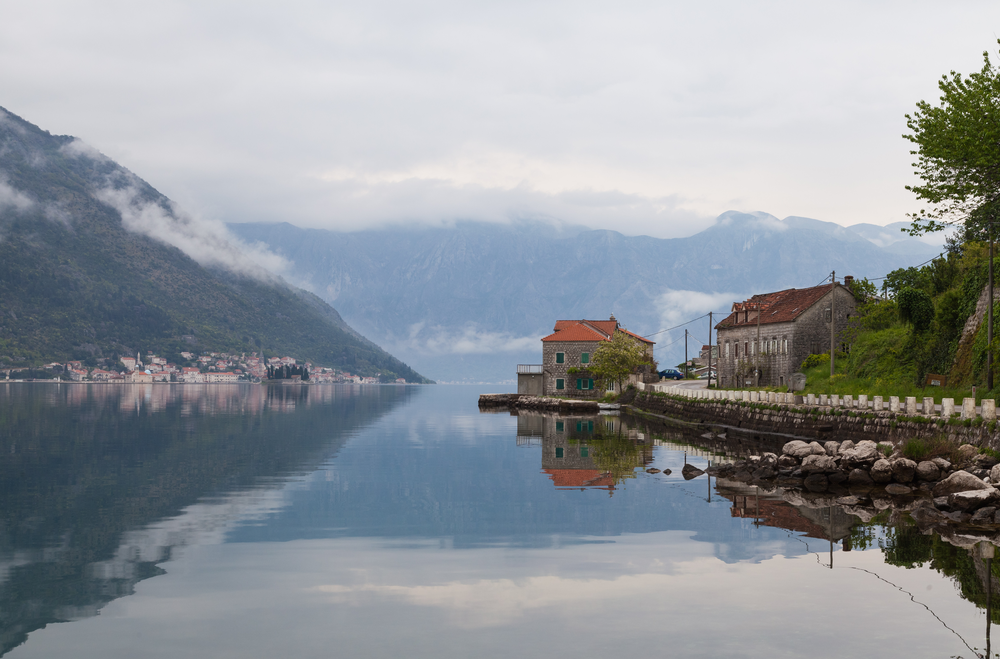
#> input picture dataset/DIV2K_train_HR/0004.png, 1000 x 659 px, shrunk from 2040 x 1344 before the run, found by its file name; its folder holds only this picture in this run
$ jupyter execute superresolution-datasetpreprocessing.ipynb   (shell and % lines are left out)
#> lines starting #> are read from the running program, lines starting #| are printed output that depends on the picture
[cell 1]
from IPython.display import clear_output
clear_output()

[cell 2]
import multiprocessing
import os
import shutil

import cv2
import numpy as np
from tqdm import tqdm

[cell 3]
def main(args) -> None:
    if os.path.exists(args["output_dir"]):
        shutil.rmtree(args["output_dir"])
    os.makedirs(args["output_dir"])

    # Get all image paths
    image_file_names = os.listdir(args["images_dir"])

    # Splitting images with multiple threads
    progress_bar = tqdm(total=len(image_file_names), unit="image", desc="Prepare split image")
    workers_pool = multiprocessing.Pool(args["num_workers"])
#     workers_pool.apply_async(worker, args=(image_file_names[0], args), callback=lambda arg: progress_bar.update(1))
    for image_file_name in image_file_names:
#         print(image_file_name)
        workers_pool.apply_async(worker, args=(image_file_name, args), callback=lambda arg: progress_bar.update(1))
#> this loop made 1 pass
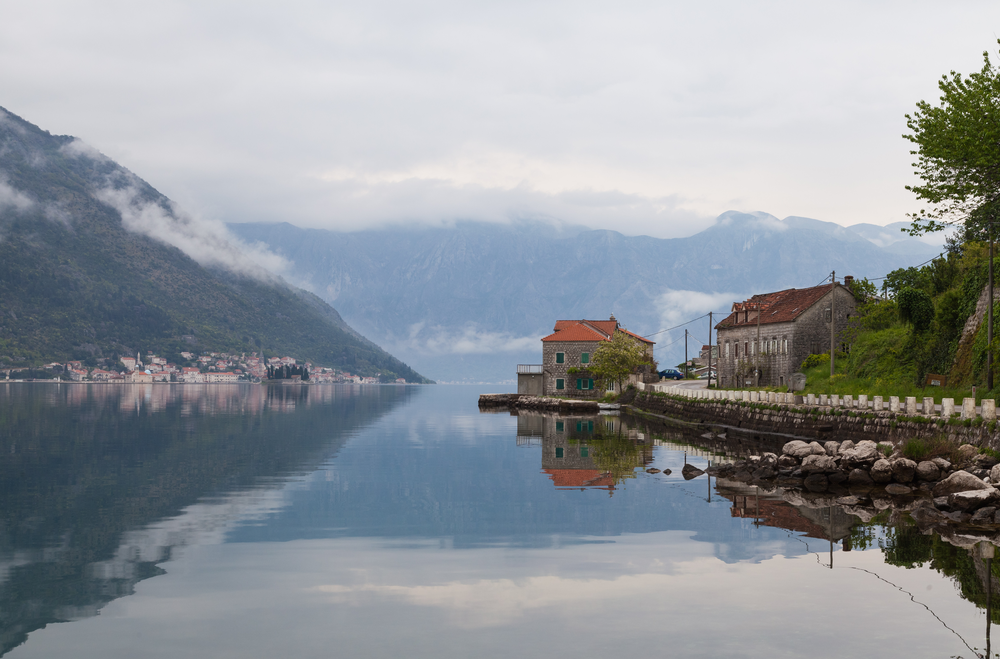
#> input picture dataset/DIV2K_train_HR/0004.png, 1000 x 659 px, shrunk from 2040 x 1344 before the run, found by its file name
#> pass 1, in worker, `cv2.imwrite(f"{args['output_dir']}/{image_file_name.split('.')[-2]}_{i..`:
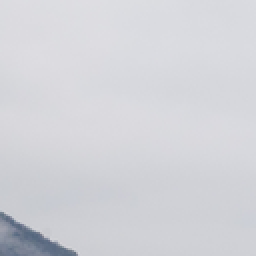
#> saved as 0004_0001.png: shape (128, 128, 3) (shown 2 times larger); mean B, G, R 216.5, 211.2, 210.4
#> pass 1, in worker, `cv2.imwrite(f"{args['output_dir']}/{image_file_name.split('.')[-2]}_{i..`:
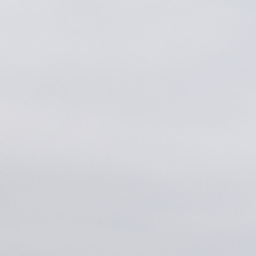
#> saved as 0004_0002.png: shape (128, 128, 3) (shown 2 times larger); mean B, G, R 219.5, 214.4, 213.5
    workers_pool.close()
    workers_pool.join()
    progress_bar.close()


def worker(image_file_name, args) -> None:
#     print("starting")
    image = cv2.imread(f"{args['images_dir']}/{image_file_name}", cv2.IMREAD_UNCHANGED)
#     print("starting2")
    image_height, image_width = image.shape[0:2]
#     print(str(image_height) + "  " + str(image_width) + "\n")
#     print(args["image_size"])
    index = 1
    if image_height >= args["image_size"] and image_width >= args["image_size"]:
        for pos_y in range(0, image_height - args["image_size"] + 1, args["step"]):
            for pos_x in range(0, image_width - args["image_size"] + 1, args["step"]):
#                 print("HELLO1")
                # Crop
                crop_image = image[pos_y: pos_y + args["image_size"], pos_x:pos_x + args["image_size"], ...]
#                 print("hello2")
                crop_image = np.ascontiguousarray(crop_image)
#                 print("HELLO3")
                # Save image
#                 print(f"{args['output_dir']}/{image_file_name.split('.')[-2]}_{index:04d}.{image_file_name.split('.')[-1]}")
                cv2.imwrite(f"{args['output_dir']}/{image_file_name.split('.')[-2]}_{index:04d}.{image_file_name.split('.')[-1]}", crop_image)

                index += 1
    print("done")

if __name__ == "__main__":
# [8 lines of commented-out code are left out]
    args={"images_dir":"/kaggle/input/div2k-dataset/DIV2K_train_HR/DIV2K_train_HR","output_dir":"/kaggle/working/div2k-dataset/SRGAN/train","image_size":128,"step":64,"num_workers":16}
    main(args)

$ run again, on dataset/DIV2K_train_HR/0020.png
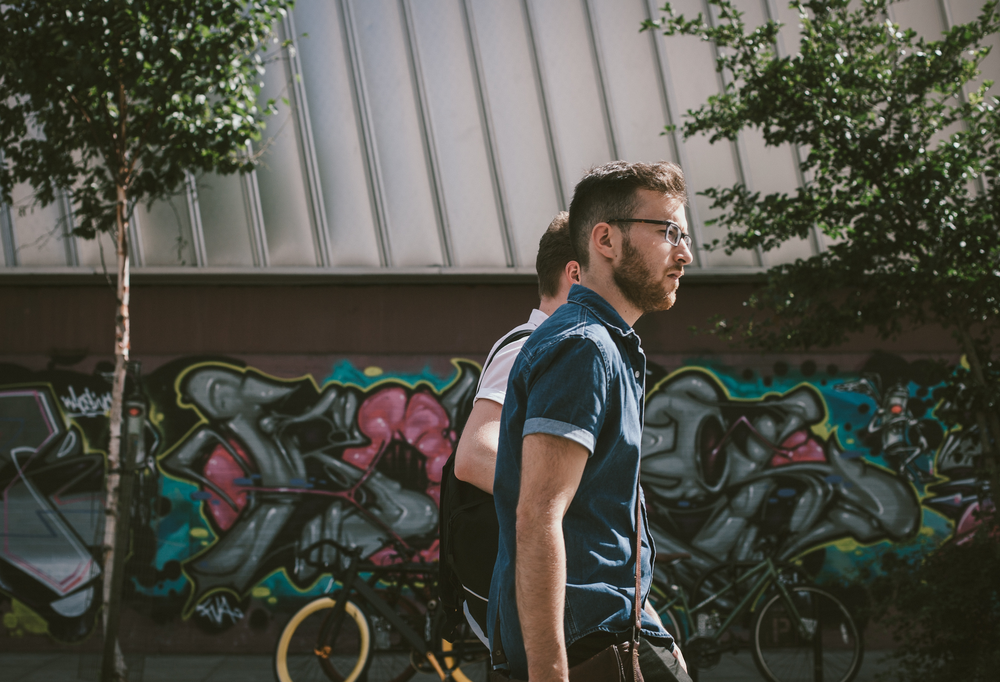
#> input picture dataset/DIV2K_train_HR/0020.png, 1000 x 682 px, shrunk from 2040 x 1392 before the run, found by its file name
#> the loop in main, `for image_file_name in image_file_names:` made 1 pass
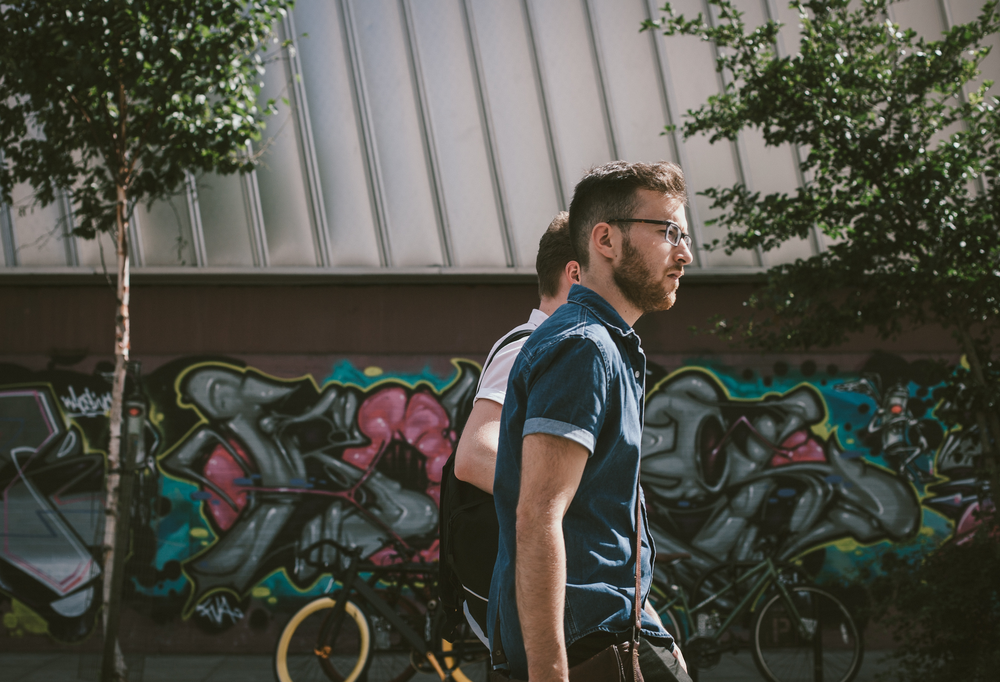
#> input picture dataset/DIV2K_train_HR/0020.png, 1000 x 682 px, shrunk from 2040 x 1392 before the run, found by its file name
#> pass 1, in worker, `cv2.imwrite(f"{args['output_dir']}/{image_file_name.split('.')[-2]}_{i..`:
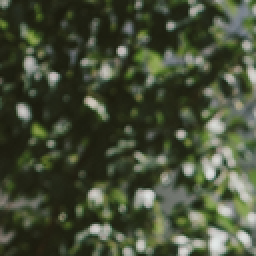
#> saved as 0020_0003.png: shape (128, 128, 3) (shown 2 times larger); mean B, G, R 55.5, 77, 69.2
#> pass 1, in worker, `cv2.imwrite(f"{args['output_dir']}/{image_file_name.split('.')[-2]}_{i..`:
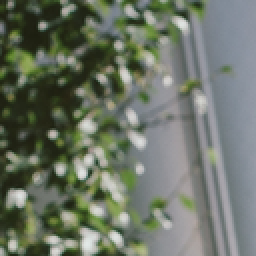
#> saved as 0020_0004.png: shape (128, 128, 3) (shown 2 times larger); mean B, G, R 102.5, 115.9, 107.9

$ run again, on dataset/DIV2K_train_HR/0021.png
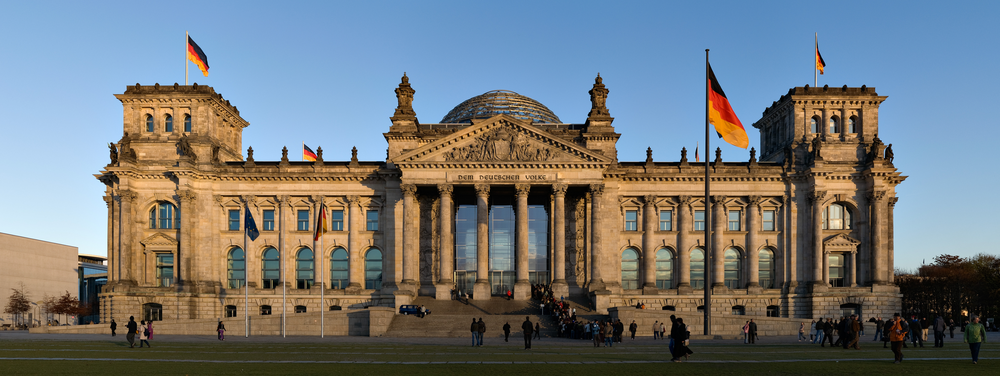
#> input picture dataset/DIV2K_train_HR/0021.png, 1000 x 376 px, shrunk from 2040 x 768 before the run, found by its file name
#> the loop in main, `for image_file_name in image_file_names:` made 1 pass
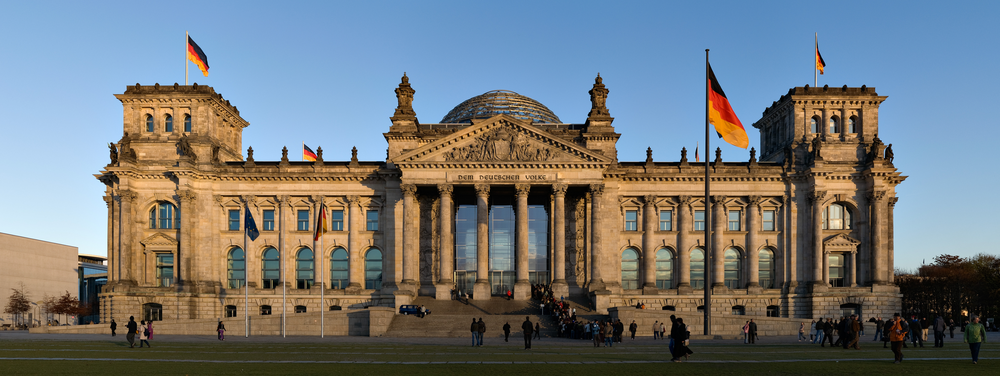
#> input picture dataset/DIV2K_train_HR/0021.png, 1000 x 376 px, shrunk from 2040 x 768 before the run, found by its file name
#> pass 1, in worker, `cv2.imwrite(f"{args['output_dir']}/{image_file_name.split('.')[-2]}_{i..`:
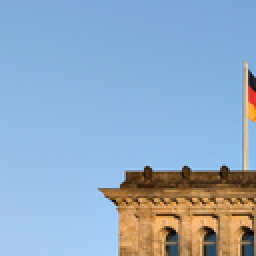
#> saved as 0021_0002.png: shape (128, 128, 3) (shown 2 times larger); mean B, G, R 196.6, 170.4, 144.6
#> pass 1, in worker, `cv2.imwrite(f"{args['output_dir']}/{image_file_name.split('.')[-2]}_{i..`:
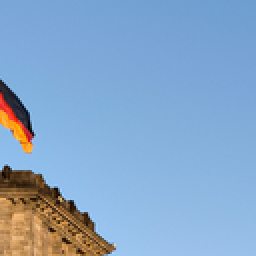
#> saved as 0021_0004.png: shape (128, 128, 3) (shown 2 times larger); mean B, G, R 200.7, 166.6, 134.4

$ run again, on dataset/DIV2K_train_HR/0022.png
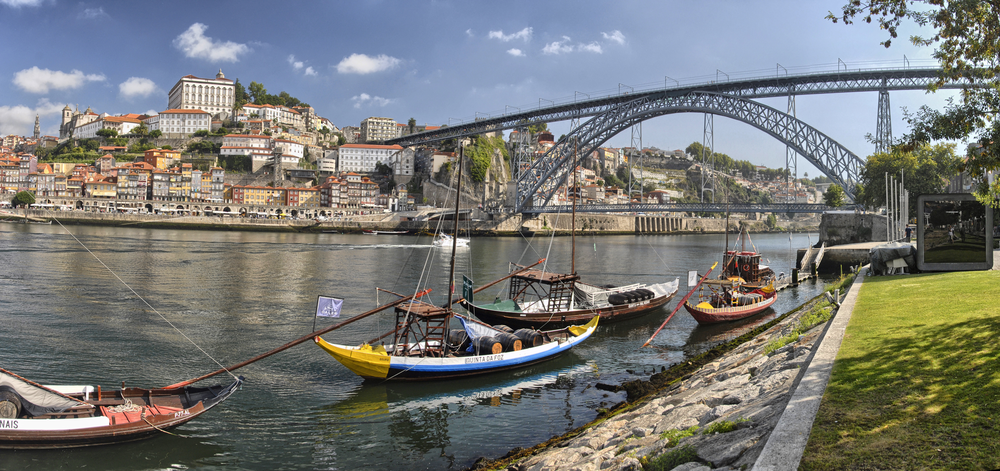
#> input picture dataset/DIV2K_train_HR/0022.png, 1000 x 471 px, shrunk from 2040 x 960 before the run, found by its file name
#> the loop in main, `for image_file_name in image_file_names:` made 1 pass
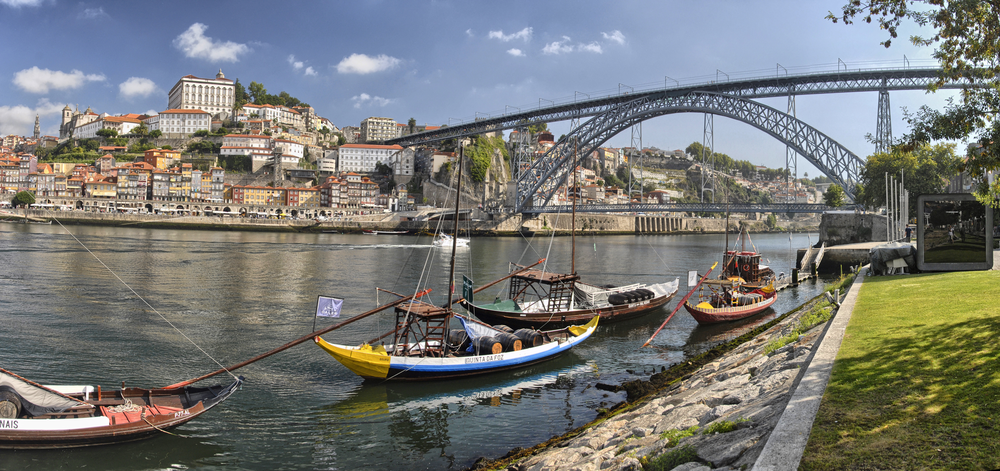
#> input picture dataset/DIV2K_train_HR/0022.png, 1000 x 471 px, shrunk from 2040 x 960 before the run, found by its file name
#> pass 1, in worker, `cv2.imwrite(f"{args['output_dir']}/{image_file_name.split('.')[-2]}_{i..`:
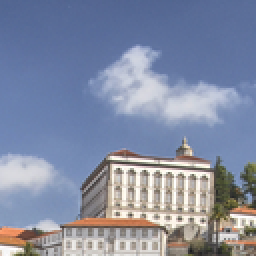
#> saved as 0022_0003.png: shape (128, 128, 3) (shown 2 times larger); mean B, G, R 163.8, 140.3, 131.3
#> pass 1, in worker, `cv2.imwrite(f"{args['output_dir']}/{image_file_name.split('.')[-2]}_{i..`:
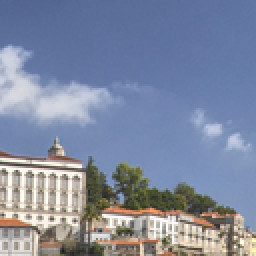
#> saved as 0022_0004.png: shape (128, 128, 3) (shown 2 times larger); mean B, G, R 160.6, 137.9, 127.9
